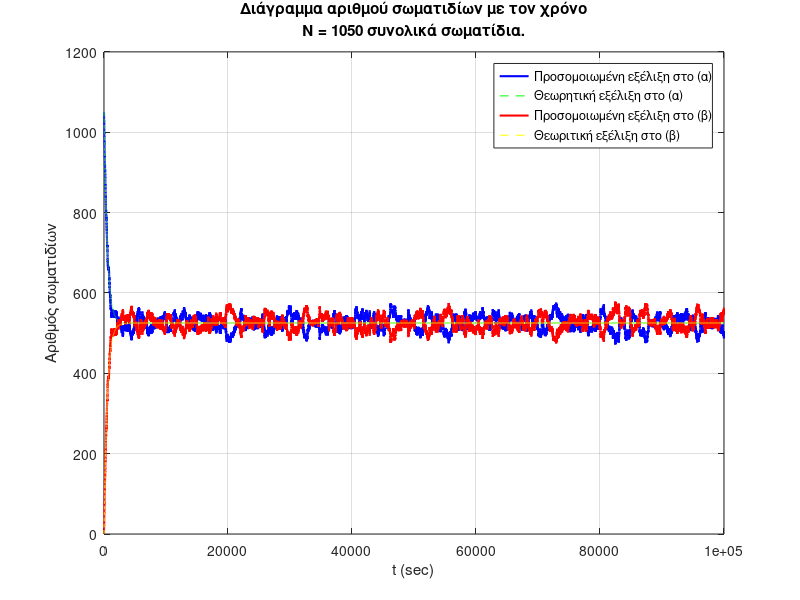
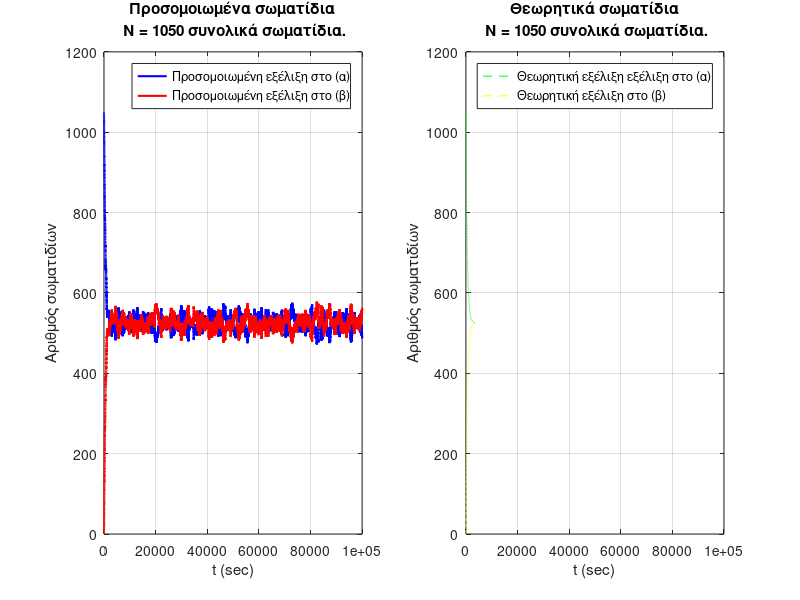
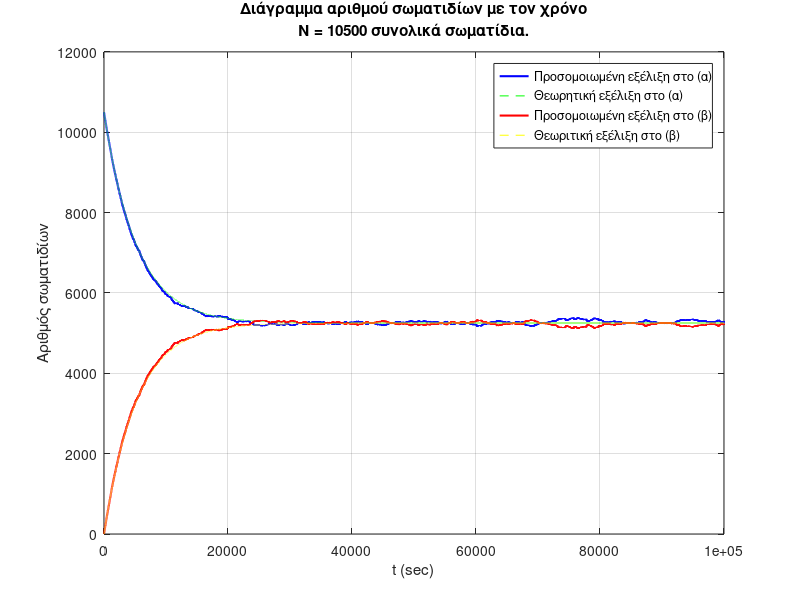
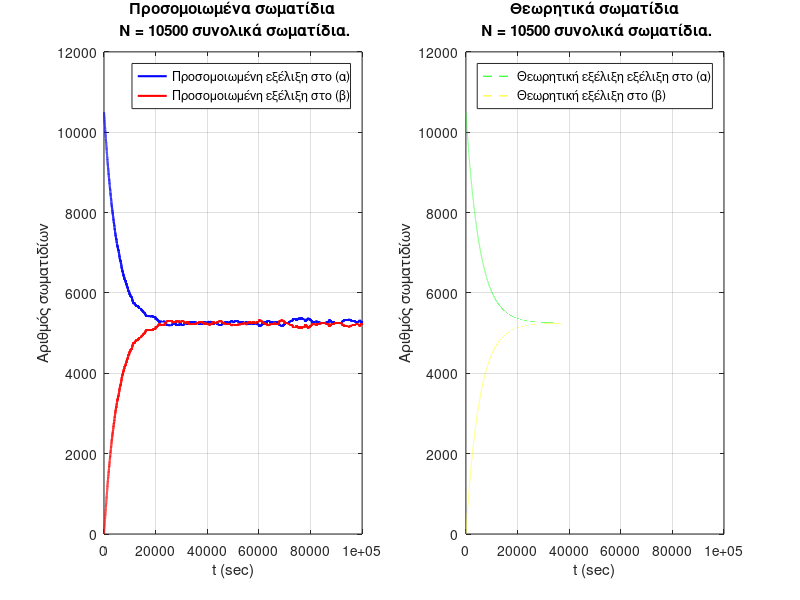

These charts were generated, in order, by the following MATLAB code: (Note: this script raises an error after producing the figures.)
clear
tmax=100000;
N=[1050,10500,150500];
Na_simulated=zeros(tmax,length(N)); %ορισμός κενών διανυσμάτων για να τοποθετηθούν οι τιμές
Nb_simulated=zeros(tmax,length(N));
Na_theoretical=zeros(tmax,length(N));
Nb_theoretical=zeros(tmax,length(N));
cpu_times=[]; %χρόνος cpu

%Υπολογισμός θεωρητικής εξέλιξης
for i =1:3 
    for t = 1:tmax
Na_theoretical(t,i) = N(i)*(1+exp(-2*t/N(i)))/2;
Nb_theoretical(t,i) = N(i) - Na_theoretical(t,i);
    end
end
% Προσομοίωση εξέλιξης
for i=1:3
tic; %Έναρξη μέτρησης

    N_a = N(i); %Αρχικά σωματίδια στο α
    N_b = 0;
    for t=1:tmax
    P = N_a/N(i); %πιθανότητα να περάσει σωατίδιο από το α στο β ανάλογη του αριθμού σωματιδίων
    r = rand; %τυχαίος αριθμός στο διάστημα 0 εως 1
    if r<P && N_a>0 %τυχαίος αριθμός απο το 0 στο 1, κίνηση από το α στο β
        N_a=N_a-1; %μείωση σωματιδίων στο α
        N_b=N_b+1; %Αυξηση σωματιδίων στο β 
    elseif r >= P && N_b > 0
        N_a=N_a +1; %Αυξηση σωματιδίων στο α
        N_b=N_b-1; %μειωση σωματιδίων στο β 
    end 
Na_simulated(t,i)=N_a;
Nb_simulated(t,i)=N_b;
    end
cpu_times(i)=toc; %Τέλος μέτρησης
end
for i=1:3
fprintf('Για αρχικό αριθμό σωματιδίων N_a = %.1f \n', N(i))
fprintf('Ο τελικός αριθμός σωματιδίων είναι Na = %.1f και Nb = %.1f \n', Na_simulated(tmax,i),Nb_simulated(tmax,i))
fprintf('Χρόνος CPU: %.4f δευτερόλεπτα\n\n', cpu_times(i));
end
%Διαγράμματα
for i = 1:3
figure(2*i-1) %Συνολικά διαγράμματα
plot(1:tmax,Na_simulated(:,i),'b-','LineWidth',1.5)
hold on;
plot(1:tmax,Na_theoretical(:,i),'green--')
hold on;
plot(1:tmax,Nb_simulated(:,i),'r-','LineWidth',1.5)
hold on;
plot(1:tmax,Nb_theoretical(:,i),'yellow--')
grid on;
title(sprintf('Διάγραμμα αριθμού σωματιδίων με τον χρόνο\nΝ = %d συνολικά σωματίδια.', N(i)));
xlabel('t (sec)')
ylabel('Αριθμός σωματιδίων')
legend('Προσομοιωμένη εξέλιξη στο (α)','Θεωρητική εξέλιξη στο (α)', 'Προσομοιωμένη εξέλιξη στο (β)', 'Θεωριτική εξέλιξη στο (β)')
hold off;

    figure(2*i) %Χωρισμένα διαγράμματα
    subplot(1,2,1)
    plot(1:tmax,Na_simulated(:,i),'b-','LineWidth',1.5)
    hold on;
    plot(1:tmax,Nb_simulated(:,i),'r-','LineWidth',1.5)
    grid on
    title(sprintf('Προσομοιωμένα σωματίδια\n Ν = %d συνολικά σωματίδια.', N(i)));
    xlabel('t (sec)')
    ylabel('Αριθμός σωματιδίων')
    legend('Προσομοιωμένη εξέλιξη στο (α)','Προσομοιωμένη εξέλιξη στο (β)')
    hold off;
    subplot(1,2,2)
   plot(1:tmax,Na_theoretical(:,i),'green--')
   hold on;
   plot(1:tmax,Nb_theoretical(:,i),'yellow--')
    grid on
    title(sprintf('Θεωρητικά σωματίδια\n Ν = %d συνολικά σωματίδια.', N(i)));
    xlabel('t (sec)')
    ylabel('Αριθμός σωματιδίων')
    legend('Θεωρητική εξέλιξη εξέλιξη στο (α)','Θεωρητική εξέλιξη στο (β)')
    hold off;

end

%Ερώτημα 2
disp('Ερώτημα Β');
prompt='Πληκτρολογήστε το όνομα σας:';
name = input(prompt, 's');
answer_1=char(name);
numbers_1=double(answer_1);
ON=sum(numbers_1);
prompt='Πληκτρολογήστε το επίθετο σας:';
surname = input(prompt, 's');
answer_2=char(surname);
numbers_2=double(answer_2);
EP=sum(numbers_2);

if ON<EP
    b=ON/EP;
    disp('N1>N2')
elseif ON>EP
    b=EP/ON;
    disp('N2>N1')
end 

Na_simulated_b=zeros(tmax,length(N)); %ορισμός κενών διανυσμάτων για να τοποθετηθούν οι τιμές
Nb_simulated_N=zeros(tmax,length(N));
Na_theoretical_b=zeros(tmax,length(N));
Nb_theoretical_b=zeros(tmax,length(N));
cpu_times_b=[]; %χρόνος cpu
Na_b=[length(N)]; %ορισμός αρχικών σωματιδίων στα α και β
Nb_b=[length(N)];
Na_th_b=[length(N)];
Nb_th_b=[length(N)];
%Υπολογισμός θεωρητικής εξέλιξης
for i = 1:3
   Nb_th_b(i) = N(i) / (1 + b); % Αρχικό N2
   Na_th_b(i) = N(i) - Nb_th_b(i); % Αρχικό N1
    for t = 1:tmax
        Na_theoretical_b(t, i) = Na_th_b(i) + (Nb_th_b(i) - Na_th_b(i)) * (1 - exp(-2 * t / N(i))) / 2;
        Nb_theoretical_b(t, i) = N(i) - Na_theoretical_b(t, i);
    end
end
for i=1:3
   tic; %Έναρξη μέτρησης
   Nb_b=N(i)/(1+b);
   Na_b=N(i)-Nb_b;
   for t=1:tmax
   r_b = rand();
   P_b=Na_b/N(i);
if r_b<P_b && Na_b>0 %μετακίνηση από το α στο β
   Na_b=Na_b-1;
   Nb_b=Nb_b+1;
elseif r_b>=P_b && Nb_b>0 %Μετακίνηση από το β στο α
   Na_b=Na_b+1;
   Nb_b=Nb_b-1;
end
Na_simulated_b(t,i)=Na_b;
Nb_simulated_b(t,i)=Nb_b;
    end
cpu_times_b(i)=toc; %Τέλος μέτρησης
end 
for i=1:3
fprintf('Για αρχικό αριθμό σωματιδίων N1 = %.1f και N2 = %.1f \n', Na_simulated_b(1,i),Nb_simulated_b(1,i))
fprintf('Ο τελικός αριθμός σωματιδίων είναι Na = %.1f και Nb = %.1f \n', Na_simulated_b(tmax,i),Nb_simulated_b(tmax,i))
fprintf('Χρόνος CPU: %.4f δευτερόλεπτα\n\n', cpu_times_b(i));
end

%Διαγράμματα
for i = 1:3
figure(6+(2*i-1)) %Διαγράμματα μόνο για την περίπτωση β
plot(1:tmax,Na_simulated_b(:,i),'b-')
hold on;
plot(1:tmax,Na_theoretical_b(:,i),'green--')
hold on;
plot(1:tmax,Nb_simulated_b(:,i),'r-')
hold on;
plot(1:tmax,Nb_theoretical_b(:,i),'yellow--')
grid on;
title(sprintf('Διάγραμμα αριθμού σωματιδίων με τον χρόνο\n Περίπτωση (β)\n Ν = %d συνολικά σωματίδια.', N(i)));
xlabel('t (sec)')
ylabel('Αριθμός σωματιδίων')
legend('Προσομοιωμένη εξέλιξη στο (α)','Θεωρητική εξέλιξη στο (α)', 'Προσομοιωμένη εξέλιξη στο (β)', 'Θεωριτική εξέλιξη στο (β)')
hold off;
end
for i = 1:3
    figure(6+(2*i)); % Δημιουργία νέου διαγράμματος
    % Πρώτη υποκαμπύλη για (α)
    subplot(1, 2, 1);
    plot(1:tmax, Na_simulated(:, i), 'b-'); 
    hold on;
    plot(1:tmax, Na_theoretical(:, i), 'g--'); 
    hold on;
    plot(1:tmax, Nb_simulated(:, i), 'r-'); 
    hold on;
    plot(1:tmax, Nb_theoretical(:, i), 'y--'); 
    grid on;
    title(sprintf('Σωμάτια στην περίπτωση α) \n N = %d', N(i)));
    xlabel('Χρόνος t (sec)');
    ylabel('Αριθμός σωματιδίων');
    legend('Προσομοίωση α μέρος κουτιού', 'Θεωρία α μέρος κουτιού','Προσομοίωση β μέρος κουτιού', 'Θεωρία β μέρος κουτιού');
    hold off;

    % Δεύτερη υποκαμπύλη για (β)
    subplot(1, 2, 2);
    plot(1:tmax, Na_simulated_b(:, i), 'c-'); 
    hold on;
    plot(1:tmax, Na_theoretical_b(:, i), 'm--');
    hold on;
    plot(1:tmax, Nb_simulated_b(:, i), 'k-'); 
    hold on;
    plot(1:tmax, Nb_theoretical_b(:, i), 'r--');
    grid on;
    title(sprintf('Σωμάτια στην περίπτωση β \n N = %d', N(i)));
    xlabel('Χρόνος t (sec)');
    ylabel('Αριθμός σωματιδίων');
    legend('Προσομοίωση α μέρος κουτιού', 'Θεωρία α μέρος κουτιού', 'Προσομοίωση β μέρος κουτιού', 'Θεωρία β μέρος κουτιού');
    hold off;
end
